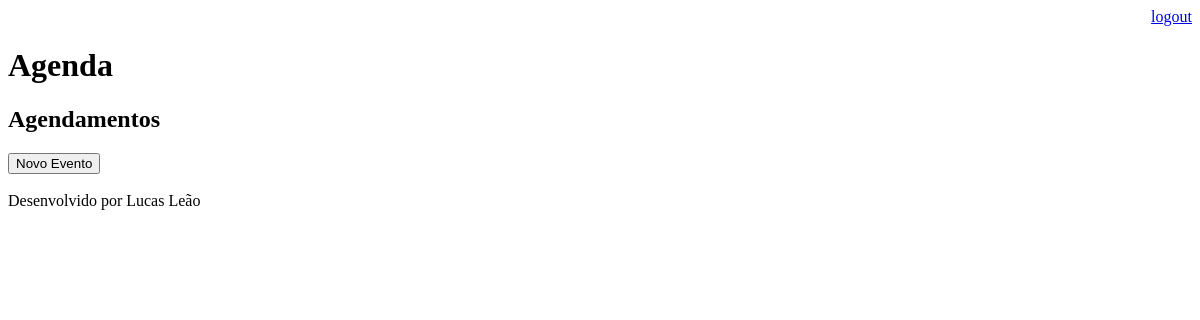
The page /agenda/ (signed in) on the database as committed earlier.
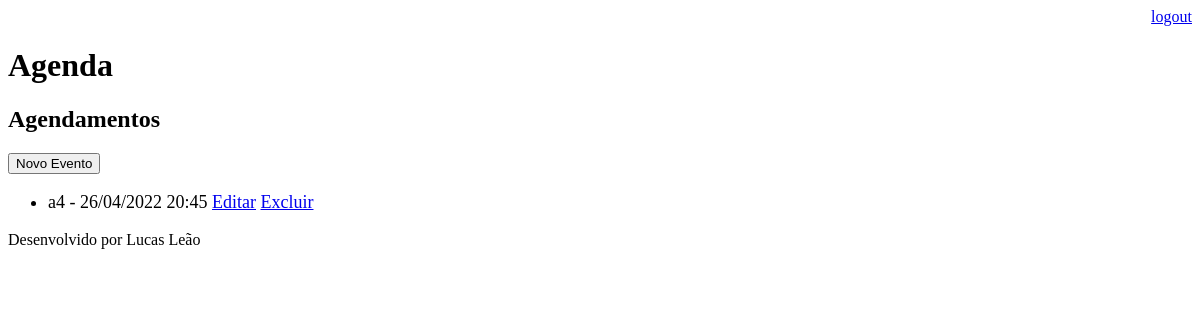
The same page on the database as committed later.
### core/models.py (models this page shows, shortened)
class Evento(models.Model):
    titulo = models.CharField(max_length=100)
    descricao = models.TextField(blank=True, null=True)
    data_evento = models.DateTimeField(verbose_name="Data do evento")
    data_criacao = models.DateTimeField(auto_now=True)
    usuario = models.ForeignKey(User, on_delete=models.CASCADE)
    class Meta:
        db_table = 'evento'
    def get_data_evento(self):
        return self.data_evento.strftime('%d/%m/%Y %H:%M')
    def get_evento_atrasado(self):
        if self.data_evento < datetime.now():
            return True
        else:
            return False

### core/views.py (the view)
# urls.py: path('agenda/', views.lista_eventos),
@login_required(login_url='/login/')
def lista_eventos(request):
    usuario = request.user
    data_atual = datetime.now() - timedelta(hours=1)
    evento = Evento.objects.filter(
        usuario=usuario, data_evento__gt=data_atual)  # __gt e __lt
    dados = {'eventos': evento}
    return render(request, 'agenda.html', dados)

### templates/agenda.html
{% extends "model-page.html" %}
{% block content %}
    <h2>Agendamentos</h2>
    <a href="evento/"><button type="button">Novo Evento</button></a>
    <ul style="font-size: 18px">
        {% for evento in eventos %}
            <li>
                <div style={% if evento.get_evento_atrasado %}"color:red"{% endif %}>
                        {{ evento.titulo }} - {{ evento.get_data_evento }}
                        <a href="evento/?id={{ evento.id }}">Editar</a>
                        <a href="evento/delete/{{ evento.id }}">Excluir</a>
                </div>
            </li>
        {% endfor %}
    </ul>
{% endblock %}

### templates/model-page.html
<html>
    <head>
        {% include "model-header.html" %}
    </head>
    <body>
        {% block content %}{% endblock %}
        {% include "model-footer.html" %}
    </body>
</html>

### templates/model-header.html (shortened to what this page needs)
<div align="right">
    <a href="/logout">logout</a>
</div>
<h1>Agenda</h1>

### templates/model-footer.html
<p>Desenvolvido por Lucas Leão</p>

Rows that differ between the two databases and show on the page:
added Evento: titulo "a4", get_data_evento "26/04/2022 20:45"
